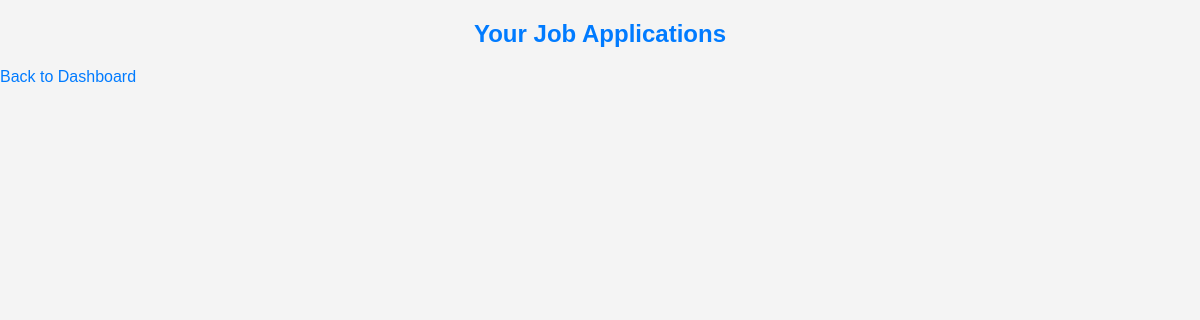
/jobs/applications/ (signed in), run on an earlier commit of the app's database.
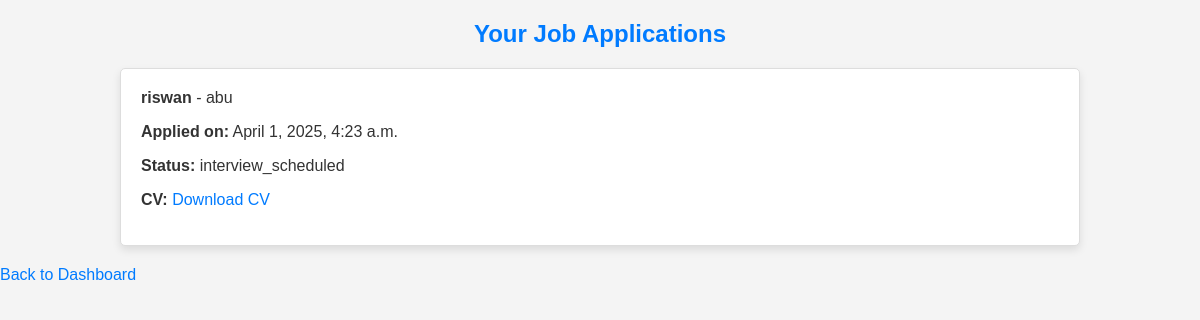
And on a later commit of the database.
### jobs/models.py (models this page shows, shortened)
class JobApplication(models.Model):
    job = models.ForeignKey(JobPosting, on_delete=models.CASCADE, related_name='applications')
    applicant = models.ForeignKey(User, on_delete=models.CASCADE, related_name='applications')
    applied_on = models.DateTimeField(auto_now_add=True)
    status = models.CharField(max_length=50, choices=[
        ('pending', 'Pending'),
        ('accepted', 'Accepted'),
        ('rejected', 'Rejected'),
        ('interview_scheduled', 'Interview Scheduled'),
        ('offer_made', 'Offer Made'),
    ])
    cv = models.FileField(upload_to='cvs/', blank=True, null=True)

class JobPosting(models.Model):
    organization = models.ForeignKey(Organization, on_delete=models.CASCADE, related_name='job_postings')
    title = models.CharField(max_length=255)
    description = models.TextField()
    required_qualifications = models.TextField()
    required_skills = models.ManyToManyField(Skill, blank=True)  # Use the same Skill model
    location = models.CharField(max_length=100)
    posted_on = models.DateTimeField(auto_now_add=True)
    application_deadline = models.DateTimeField()
    job_post_image = models.ImageField(upload_to='job_images/', blank=True, null=True)
    posted_by = models.ForeignKey(User,on_delete=models.SET_NULL,null=True,related_name='posted_jobs')

### organizations/models.py (models this page shows, shortened)
class Organization(models.Model):
    user = models.OneToOneField(User, on_delete=models.CASCADE)
    name = models.CharField(max_length=255)
    description = models.TextField(blank=True, null=True)
    website = models.URLField()
    registration_number = models.CharField(max_length=100)
    profile_image = models.ImageField(upload_to='profile_images/', blank=True, null=True)
    banner_image = models.ImageField(upload_to='banner_images/', blank=True, null=True)
    created_at = models.DateTimeField(auto_now_add=True)  # ✅ Keep only auto_now_add
    updated_at = models.DateTimeField(auto_now=True)

### jobs/views.py (the view)
# urls.py: path('applications/', user_job_applications, name='user_job_applications'),
@login_required
def user_job_applications(request):
    applications = JobApplication.objects.filter(applicant=request.user)
    return render(request, 'jobs/job_application_list.html', {'applications': applications})

### jobs/templates/jobs/job_application_list.html (shortened to what this page needs)
<!DOCTYPE html>
<html>
<head>
</head>
<body>
    <h2>Your Job Applications</h2>
    <ul>
        {% for application in applications %}
            <li>
                <strong>{{ application.job.title }}</strong> - {{ application.job.organization.name }}
                <p><strong>Applied on:</strong> {{ application.applied_on }}</p>
                <p><strong>Status:</strong> {{ application.status }}</p>
                {% if application.cv %}
                    <p><strong>CV:</strong> <a href="{{ application.cv.url }}">Download CV</a></p>
                {% endif %}
            </li>
        {% endfor %}
    </ul>
    <a href="{% url 'user_dashboard' %}">Back to Dashboard</a>
</body>
</html>

What changed in the data, as far as the page shows it:
added JobApplication: job "riswan", job.organization.name "abu", applied_on "April 1, 2025, 4:23 a.m.", status "interview_scheduled"
